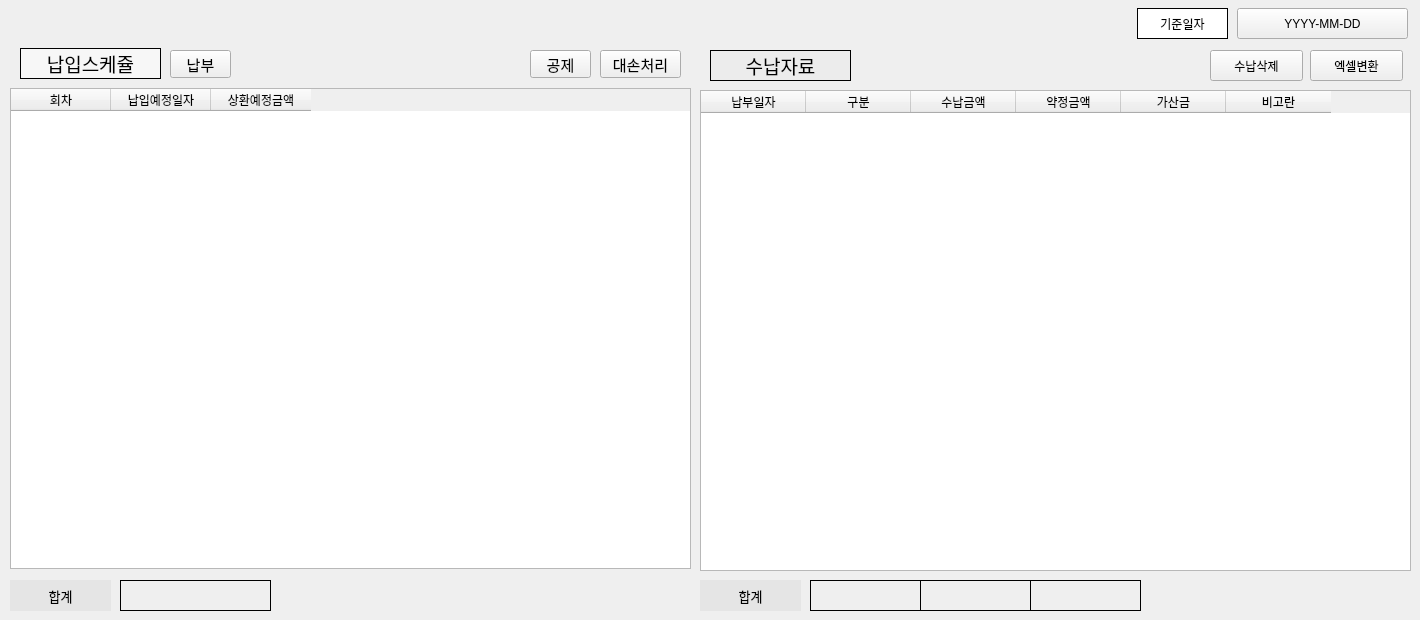
    <widget class="QWidget" name="tab_2">
     <attribute name="title">
      <string>수납처리</string>
     </attribute>
     <widget class="QPushButton" name="pushButton_15">
      <property name="geometry">
       <rect>
        <x>1310</x>
        <y>50</y>
        <width>93</width>
        <height>31</height>
       </rect>
      </property>
      <property name="text">
       <string>엑셀변환</string>
      </property>
     </widget>
     <widget class="QLabel" name="label_46">
      <property name="geometry">
       <rect>
        <x>810</x>
        <y>580</y>
        <width>111</width>
        <height>31</height>
       </rect>
      </property>
      <property name="frameShape">
       <enum>QFrame::Box</enum>
      </property>
      <property name="text">
       <string/>
      </property>
      <property name="alignment">
       <set>Qt::AlignCenter</set>
      </property>
     </widget>
     <widget class="QLabel" name="label_47">
      <property name="geometry">
       <rect>
        <x>710</x>
        <y>50</y>
        <width>141</width>
        <height>31</height>
       </rect>
      </property>
      <property name="font">
       <font>
        <family>Agency FB</family>
        <pointsize>14</pointsize>
       </font>
      </property>
      <property name="styleSheet">
       <string notr="true">background-color:rgb(236, 236, 236)</string>
      </property>
      <property name="frameShape">
       <enum>QFrame::Box</enum>
      </property>
      <property name="text">
       <string>수납자료</string>
      </property>
      <property name="alignment">
       <set>Qt::AlignCenter</set>
      </property>
     </widget>
     <widget class="QPushButton" name="pushButton_14">
      <property name="geometry">
       <rect>
        <x>1210</x>
        <y>50</y>
        <width>93</width>
        <height>31</height>
       </rect>
      </property>
      <property name="text">
       <string>수납삭제</string>
      </property>
     </widget>
     <widget class="QLabel" name="label_16">
      <property name="geometry">
       <rect>
        <x>20</x>
        <y>48</y>
        <width>141</width>
        <height>31</height>
       </rect>
      </property>
      <property name="font">
       <font>
        <family>Agency FB</family>
        <pointsize>14</pointsize>
       </font>
      </property>
      <property name="styleSheet">
       <string notr="true">background-color:rgb(247, 247, 247)</string>
      </property>
      <property name="frameShape">
       <enum>QFrame::Box</enum>
      </property>
      <property name="text">
       <string>납입스케쥴</string>
      </property>
      <property name="alignment">
       <set>Qt::AlignCenter</set>
      </property>
     </widget>
     <widget class="QLabel" name="label_48">
      <property name="geometry">
       <rect>
        <x>1030</x>
        <y>580</y>
        <width>111</width>
        <height>31</height>
       </rect>
      </property>
      <property name="frameShape">
       <enum>QFrame::Box</enum>
      </property>
      <property name="text">
       <string/>
      </property>
      <property name="alignment">
       <set>Qt::AlignCenter</set>
      </property>
     </widget>
     <widget class="QPushButton" name="pushButton_16">
      <property name="geometry">
       <rect>
        <x>1237</x>
        <y>8</y>
        <width>171</width>
        <height>31</height>
       </rect>
      </property>
      <property name="text">
       <string>YYYY-MM-DD</string>
      </property>
     </widget>
     <widget class="QTableWidget" name="tableWidget_2">
      <property name="geometry">
       <rect>
        <x>10</x>
        <y>88</y>
        <width>681</width>
        <height>481</height>
       </rect>
      </property>
      <column>
       <property name="text">
        <string>회차</string>
       </property>
      </column>
      <column>
       <property name="text">
        <string>납입예정일자</string>
       </property>
      </column>
      <column>
       <property name="text">
        <string>상환예정금액</string>
       </property>
      </column>
     </widget>
     <widget class="QPushButton" name="pushButton_17">
      <property name="geometry">
       <rect>
        <x>600</x>
        <y>50</y>
        <width>81</width>
        <height>28</height>
       </rect>
      </property>
      <property name="font">
       <font>
        <pointsize>11</pointsize>
       </font>
      </property>
      <property name="text">
       <string>대손처리</string>
      </property>
     </widget>
     <widget class="QPushButton" name="pushButton_18">
      <property name="geometry">
       <rect>
        <x>170</x>
        <y>50</y>
        <width>61</width>
        <height>28</height>
       </rect>
      </property>
      <property name="font">
       <font>
        <pointsize>11</pointsize>
       </font>
      </property>
      <property name="text">
       <string>납부</string>
      </property>
     </widget>
     <widget class="QPushButton" name="pushButton_19">
      <property name="geometry">
       <rect>
        <x>530</x>
        <y>50</y>
        <width>61</width>
        <height>28</height>
       </rect>
      </property>
      <property name="font">
       <font>
        <pointsize>11</pointsize>
       </font>
      </property>
      <property name="text">
       <string>공제</string>
      </property>
     </widget>
     <widget class="QTableWidget" name="tableWidget_3">
      <property name="geometry">
       <rect>
        <x>700</x>
        <y>90</y>
        <width>711</width>
        <height>481</height>
       </rect>
      </property>
      <property name="autoScrollMargin">
       <number>16</number>
      </property>
      <attribute name="horizontalHeaderDefaultSectionSize">
       <number>105</number>
      </attribute>
      <column>
       <property name="text">
        <string>납부일자</string>
       </property>
      </column>
      <column>
       <property name="text">
        <string>구분</string>
       </property>
      </column>
      <column>
       <property name="text">
        <string>수납금액</string>
       </property>
      </column>
      <column>
       <property name="text">
        <string>약정금액</string>
       </property>
      </column>
      <column>
       <property name="text">
        <string>가산금</string>
       </property>
      </column>
      <column>
       <property name="text">
        <string>비고란</string>
       </property>
      </column>
     </widget>
     <widget class="QLabel" name="label_49">
      <property name="geometry">
       <rect>
        <x>920</x>
        <y>580</y>
        <width>111</width>
        <height>31</height>
       </rect>
      </property>
      <property name="frameShape">
       <enum>QFrame::Box</enum>
      </property>
      <property name="text">
       <string/>
      </property>
      <property name="alignment">
       <set>Qt::AlignCenter</set>
      </property>
     </widget>
     <widget class="QLabel" name="label_50">
      <property name="geometry">
       <rect>
        <x>120</x>
        <y>580</y>
        <width>151</width>
        <height>31</height>
       </rect>
      </property>
      <property name="frameShape">
       <enum>QFrame::Box</enum>
      </property>
      <property name="text">
       <string/>
      </property>
      <property name="alignment">
       <set>Qt::AlignCenter</set>
      </property>
     </widget>
     <widget class="QLabel" name="label_14">
      <property name="geometry">
       <rect>
        <x>1137</x>
        <y>8</y>
        <width>91</width>
        <height>31</height>
       </rect>
      </property>
      <property name="styleSheet">
       <string notr="true">background-color:#FFFFFF
</string>
      </property>
      <property name="frameShape">
       <enum>QFrame::Box</enum>
      </property>
      <property name="text">
       <string>기준일자</string>
      </property>
      <property name="alignment">
       <set>Qt::AlignCenter</set>
      </property>
     </widget>
     <widget class="QLabel" name="label_51">
      <property name="geometry">
       <rect>
        <x>10</x>
        <y>580</y>
        <width>101</width>
        <height>31</height>
       </rect>
      </property>
      <property name="font">
       <font>
        <pointsize>10</pointsize>
       </font>
      </property>
      <property name="styleSheet">
       <string notr="true">background-color:rgb(229, 229, 229)</string>
      </property>
      <property name="text">
       <string>합계</string>
      </property>
      <property name="alignment">
       <set>Qt::AlignCenter</set>
      </property>
     </widget>
     <widget class="QLabel" name="label_124">
      <property name="geometry">
       <rect>
        <x>700</x>
        <y>580</y>
        <width>101</width>
        <height>31</height>
       </rect>
      </property>
      <property name="font">
       <font>
        <pointsize>10</pointsize>
       </font>
      </property>
      <property name="styleSheet">
       <string notr="true">background-color:rgb(229, 229, 229)</string>
      </property>
      <property name="text">
       <string>합계</string>
      </property>
      <property name="alignment">
       <set>Qt::AlignCenter</set>
      </property>
     </widget>
    </widget>
